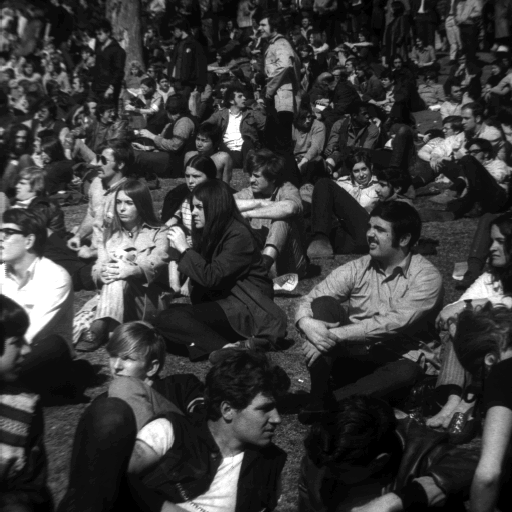
%> input picture 4/Image_files/crowd_original.bmp, 512 x 512 px
$ octave Homework.m   (GNU Octave 9; MATLAB toolbox functions it lacks are replaced by stand-ins)
%> lines starting %> are read from the running program, lines starting %| are printed output that depends on the picture
%% Clear everything
clear all; close all; clc;
folder = "Image_files\";
Orginal_image = double(imread(folder+"crowd_original.bmp"));
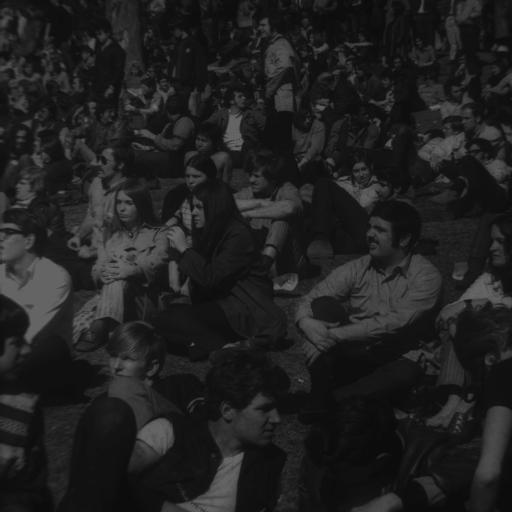
%> Orginal_image: size 512x512 double; min 11, max 100, mean 32.3
image_gaussian_noise = double(imread(folder+"crowd_gau_30%.bmp"));
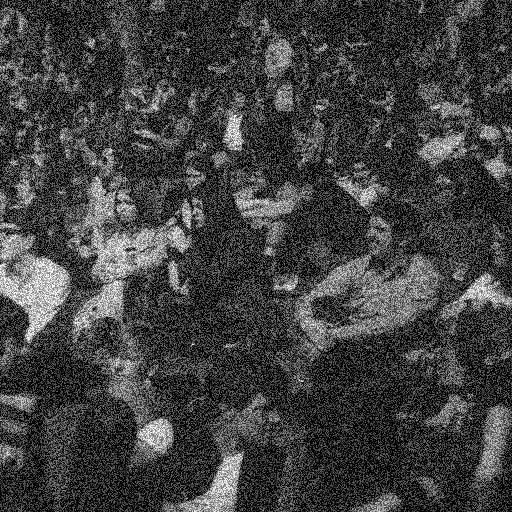
%> input picture 4/Image_files/crowd_gau_30%.bmp, 512 x 512 px
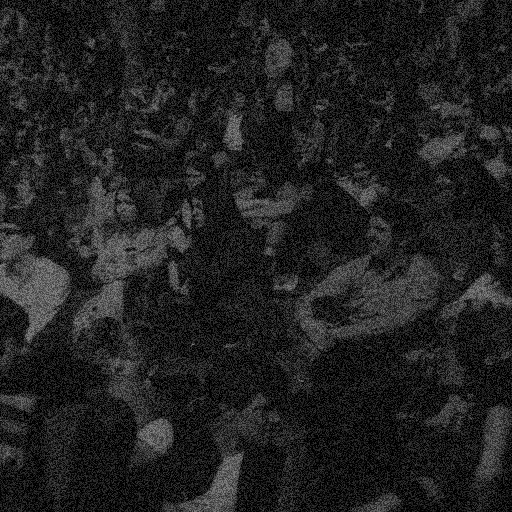
%> image_gaussian_noise: size 512x512 double; min 0, max 132, mean 33.5
image_SP_noise = double(imread(folder+"crowd_sp_30%.bmp"));
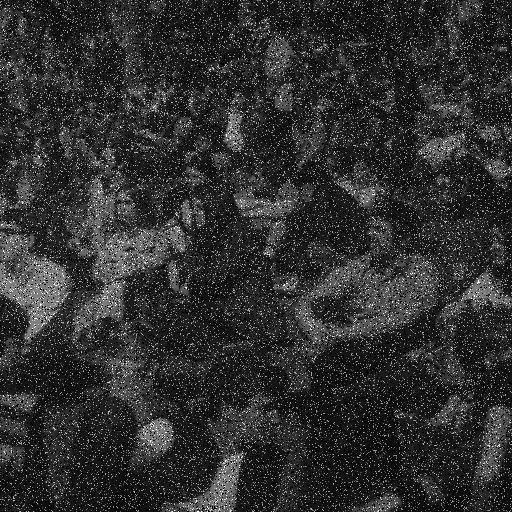
%> input picture 4/Image_files/crowd_sp_30%.bmp, 512 x 512 px
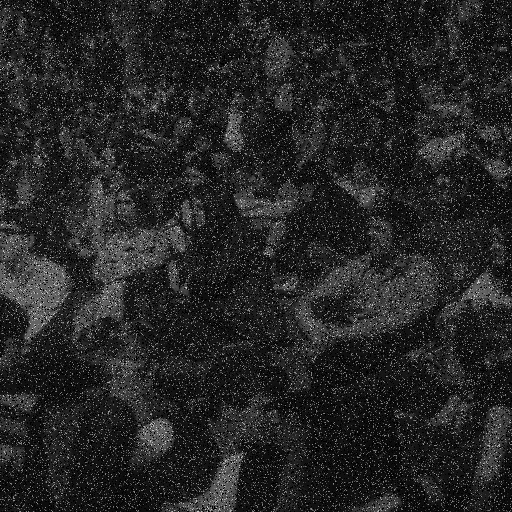
%> image_SP_noise: size 512x512 double; min 0, max 201, mean 37.8
% load each images.

%% Prob 1
Gaussian_median = median_filtered_image(image_gaussian_noise);
image_SP_median = median_filtered_image(image_SP_noise);
% Apply median filter in each images.
figure(1); colormap gray;
subplot(2,3,1); imagesc(image_gaussian_noise); title("30% Gaussian noise")
subplot(2,3,2); imagesc(Gaussian_median); title("Apply meidan filter in Gaussian noise")
subplot(2,3,3); imagesc(Orginal_image - Gaussian_median); title("Gaussian Error map   MAE : " + string(mean(abs(Orginal_image(:) - Gaussian_median(:)))))
subplot(2,3,4); imagesc(image_SP_noise); title("30% Salt & Pepper noise")
subplot(2,3,5); imagesc(image_SP_median); title("Apply meidan filter in Salt & Pepper noise")
subplot(2,3,6); imagesc(Orginal_image - image_SP_median); title("Salt & Pepper Error map   MAE : " + string(mean(abs(Orginal_image(:) - image_SP_median(:)))))
% [86 lines not run here, left out]
function Output_image = median_filtered_image(input_image)
    Padding_image = zeros(size(input_image,1)+4,size(input_image,2)+4);
    Padding_image(3:end-2,3:end-2) = input_image;
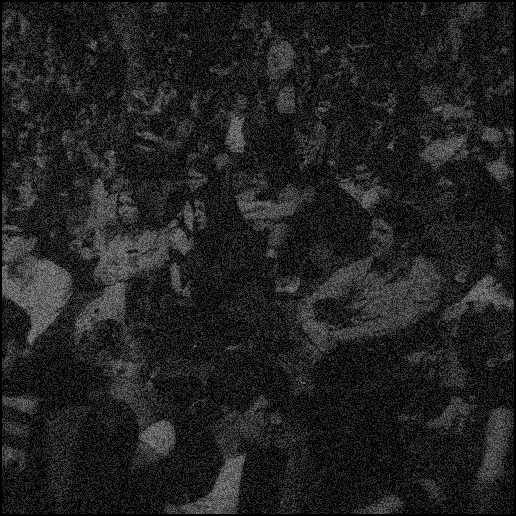
%> Padding_image: size 516x516 double; min 0, max 132, mean 33
    % For fit size of input image and output image, two zero - padding in
    % each direction.
    Output_image = zeros(size(input_image));
    for i=1:size(input_image,1)
        for j=1:size(input_image,2)
            Output_image(i,j) = middle_point(Padding_image(i:i+4,j:j+4));
            % Apply middle rank in correspond values.
        end
    end
%> in median_filtered_image (call 2), `Padding_image(3:end-2,3:end-2) = input_image;`:
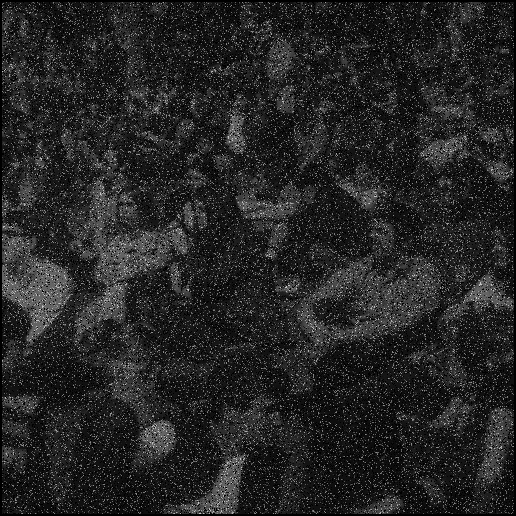
%> Padding_image: size 516x516 double; min 0, max 201, mean 37.3
%> the run ends on the next line
end
